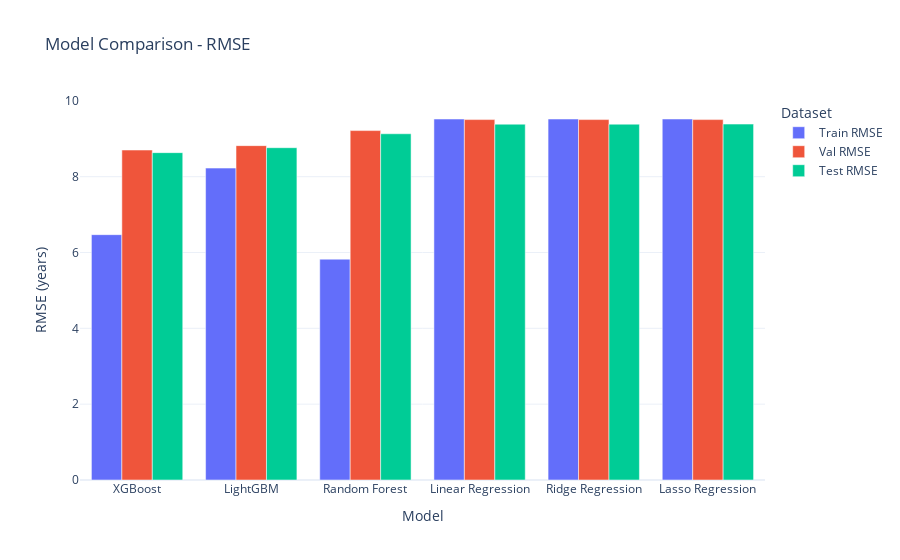

Notebook cell for this chart:
### Code cell
fig = px.bar(
    comparison_df,
    x='Model',
    y=['Train RMSE', 'Val RMSE', 'Test RMSE'],
    barmode='group',
    title='Model Comparison - RMSE',
    labels={'value': 'RMSE (years)', 'variable': 'Dataset'}
)
fig.update_layout(template='plotly_white')
fig.write_html('reports/figures/20_ml_model_comparison_rmse.html')
fig.show()

### Figure 1 — Plotly figure (JSON) as saved in the notebook; plotly's stock layout.template omitted (floating-point values rounded to 4 significant figures)
{"data": [{"alignmentgroup": "True", "hovertemplate": "Dataset=Train RMSE<br>Model=%{x}<br>RMSE (years)=%{y}<extra></extra>", "legendgroup": "Train RMSE", "marker": {"color": "#636efa", "pattern": {"shape": ""}}, "name": "Train RMSE", "offsetgroup": "Train RMSE", "orientation": "v", "showlegend": true, "textposition": "auto", "type": "bar", "x": ["XGBoost", "LightGBM", "Random Forest", "Linear Regression", "Ridge Regression", "Lasso Regression"], "xaxis": "x", "y": [6.471, 8.227, 5.824, 9.52, 9.52, 9.521], "yaxis": "y"}, {"alignmentgroup": "True", "hovertemplate": "Dataset=Val RMSE<br>Model=%{x}<br>RMSE (years)=%{y}<extra></extra>", "legendgroup": "Val RMSE", "marker": {"color": "#EF553B", "pattern": {"shape": ""}}, "name": "Val RMSE", "offsetgroup": "Val RMSE", "orientation": "v", "showlegend": true, "textposition": "auto", "type": "bar", "x": ["XGBoost", "LightGBM", "Random Forest", "Linear Regression", "Ridge Regression", "Lasso Regression"], "xaxis": "x", "y": [8.703, 8.819, 9.216, 9.506, 9.506, 9.505], "yaxis": "y"}, {"alignmentgroup": "True", "hovertemplate": "Dataset=Test RMSE<br>Model=%{x}<br>RMSE (years)=%{y}<extra></extra>", "legendgroup": "Test RMSE", "marker": {"color": "#00cc96", "pattern": {"shape": ""}}, "name": "Test RMSE", "offsetgroup": "Test RMSE", "orientation": "v", "showlegend": true, "textposition": "auto", "type": "bar", "x": ["XGBoost", "LightGBM", "Random Forest", "Linear Regression", "Ridge Regression", "Lasso Regression"], "xaxis": "x", "y": [8.634, 8.765, 9.132, 9.385, 9.385, 9.387], "yaxis": "y"}], "layout": {"barmode": "group", "legend": {"title": {"text": "Dataset"}, "tracegroupgap": 0}, "title": {"text": "Model Comparison - RMSE"}, "xaxis": {"anchor": "y", "domain": [0, 1], "title": {"text": "Model"}}, "yaxis": {"anchor": "x", "domain": [0, 1], "title": {"text": "RMSE (years)"}}}}
